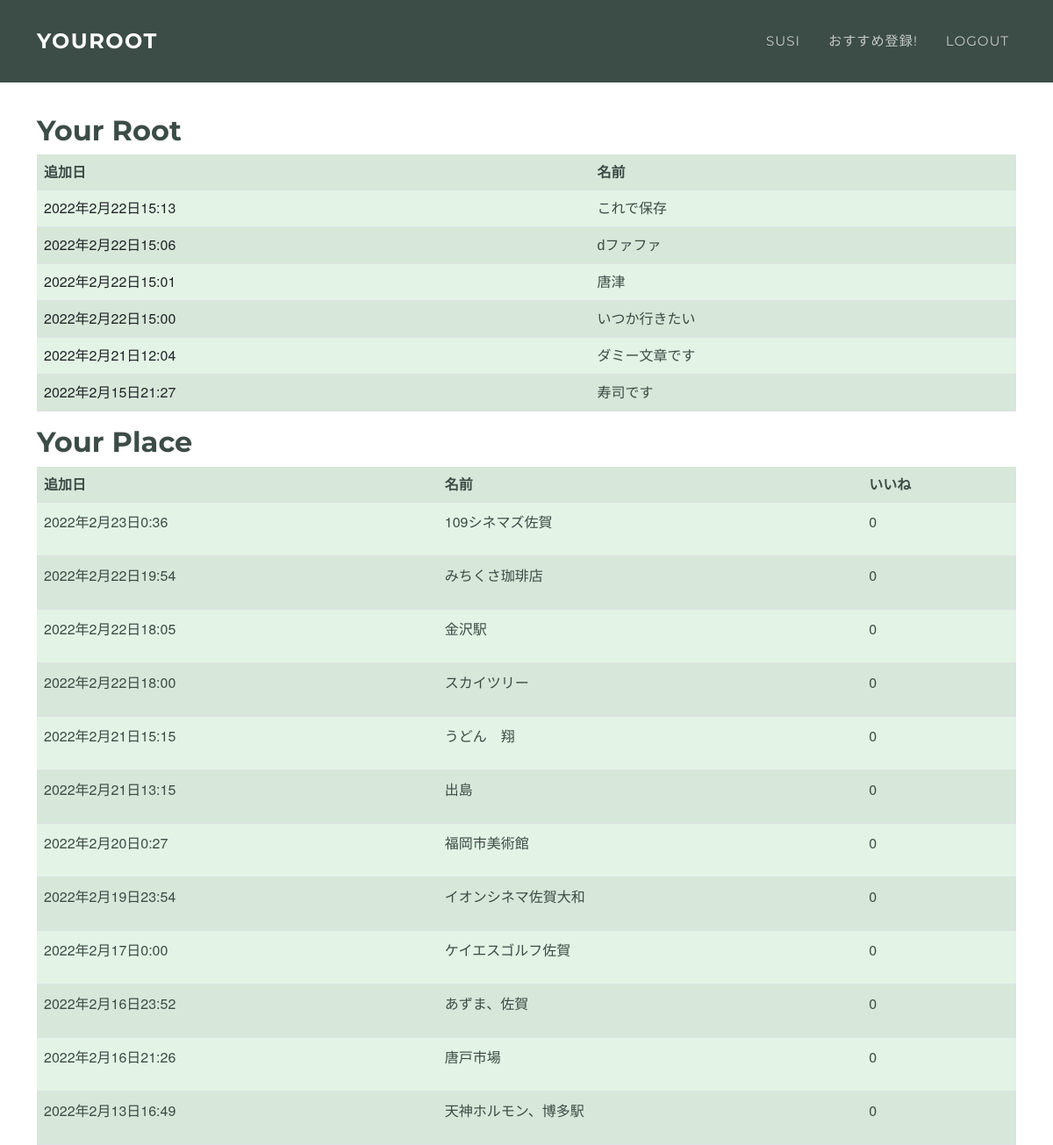
/user/1 (signed in), run on the app's committed database.
### testRoot/models.py (models this page shows, shortened)
class KeepRoot(models.Model):
    name = models.CharField(max_length=255)
    first = models.ForeignKey(TypeOfPlace, on_delete=models.CASCADE, null=True,related_name='first')
    second = models.ForeignKey(TypeOfPlace, on_delete=models.CASCADE, null=True,related_name='second')
    third = models.ForeignKey(TypeOfPlace, on_delete=models.CASCADE, null=True,related_name='third')
    author = models.ForeignKey(get_user_model(),on_delete=models.CASCADE, null=True)
    created_at = models.DateTimeField(auto_now_add=True, null=True)

class TypeOfPlace(models.Model):
    TYPE_CHOICE = (
        ('eat','ご飯'),
        ('play','遊び'),
    )
    type = models.CharField(max_length=255, choices=TYPE_CHOICE)
    name = models.CharField(max_length=255)
    atmosphere = models.ForeignKey(Atmosphere, on_delete=models.PROTECT, null=True)
    address = models.CharField(max_length=255)
    created_at = models.DateTimeField(auto_now_add=True)
    updated_at = models.DateTimeField(auto_now_add=True)
    pref = models.ForeignKey(PrefeCode, on_delete=models.PROTECT, null=True)
    city = models.CharField(max_length=255, null=True)
    ido = models.FloatField(null=True)
    keido = models.FloatField(null=True)
    image = models.ImageField(upload_to='images/', null=True)
    author = models.ForeignKey(get_user_model(),on_delete=models.CASCADE, null=True)
    good = models.IntegerField(null=True, default=0)
    comment = models.CharField(max_length=500, null=True)

### testRoot/views.py (the view)
# urls.py: path('user/<int:id>', user, name='user'),
def user(request, id):
    if request.method == 'POST':
        form = KeepRootForm(request.POST)
        if form.is_valid():
            post = form.save(commit=False)
            post.save()
            return redirect('index')
    else:
        lists = KeepRoot.objects.order_by('-created_at').filter(author=request.user)
        lists_place = TypeOfPlace.objects.order_by('-created_at').filter(author=request.user)
        content = {
            'lists': lists,
            'lists_place': lists_place
        }
        return render(request, 'testRoot/user.html', content)

### testRoot/templates/testRoot/user.html
{% extends 'layout.html' %}
{% block content %}
<div class="container" style="margin-top: 130px;">
    <h2 style="color: #3c4c46;">Your Root</h2>
    <table class="table table-striped table-hover" style="background-color: #e3f3e5;">
        <tr>
            <th style="color: #3c4c46;">追加日</th><th style="color: #3c4c46;">名前</th>
        </tr>
        {% for list in lists %}
            <tr>
                <td>{{list.created_at}}</td>
                <td><div class="wrapper"><a href="{% url 'detail' list.pk%}" class="effect-box">{{list.name}}</a></div></td>
            </tr>
        {% endfor %}
    </table>
    <h2 style="color: #3c4c46;">Your Place</h2>
    <table class="table table-striped table-hover" style="color: #3c4c46; background-color: #e3f3e5;">
        <tr>
            <th style="color: #3c4c46;">追加日</th><th style="color: #3c4c46;">名前</th><th style="color: #3c4c46;">いいね</th>
        </tr>
        {% for list in lists_place %}
            <tr>
                <td style="color: #3c4c46;"><p>{{list.created_at}}</p></td>
                <td style="color: #3c4c46;"><p>{{list.name}}</p></td>
                <td style="color: #3c4c46;"><p>{{list.good}}</p></td>
            </tr>
        {% endfor %}
    </table>
</div>
{% endblock %}

### templates/layout.html (shortened to what this page needs)
<!DOCTYPE html>
<html lang="ja">
{% load static %}
<head>
    <link href="https://cdn.jsdelivr.net/npm/bootstrap@5.0.2/dist/css/bootstrap.min.css" rel="stylesheet"
>
    <link rel="stylesheet" href="https://maxst.icons8.com/vue-static/landings/line-awesome/line-awesome/1.3.0/css/line-awesome.min.css" />
    <link rel="stylesheet" href="https://cdn.jsdelivr.net/npm/bootstrap-icons@1.4.0/font/bootstrap-icons.css">
    <link rel="stylesheet" href="{% static 'css/style.css' %}">
    <link rel="stylesheet" href="{% static 'css/index.css' %}">
    <link rel="stylesheet" href="{% static 'css/topPage.css' %}">
    <link rel="stylesheet" href="{% static 'css/topPage1.css' %}">
    <link rel="stylesheet" href="{% static 'css/card.css' %}">
    <link rel="stylesheet" href="{% static 'css/user.css' %}">
    <link rel="stylesheet" href="{% static 'css/logged_out.css' %}">
    <link rel="stylesheet" href="{% static 'css/login.css' %}">
    <link rel="stylesheet" href="{% static 'css/test1.css' %}">
    <link rel="stylesheet" href="{% static 'css/test2.css' %}">
</head>
<body>
    <nav class="navbar navbar-expand-lg navbar-dark fixed-top" id="mainNav" style="background-color: #3c4c46;">
        <div class="container">
            {% if user.is_authenticated %}
            <div class="wrapper"><a class="navbar-brand effect-box" href="{% url 'index' %}">YOUROOT</a></div>
            {% else %}
            <div class="wrapper"><a class="navbar-brand effect-box" href="{% url 'topPage1' %}">YOUROOT</a></div>
            {% endif %}
            <div class="collapse navbar-collapse" id="navbarResponsive">
                <ul class="navbar-nav text-uppercase ms-auto py-4 py-lg-0">
                    {% if user.is_authenticated %}
                    <li class="nav-item">
                        <div class="wrapper"><a href="{% url 'user' user.id%}" class="nav-link effect-box">{{user}}</a></div>
                    </li>
                    <li class="nav-item">
                        <div class="wrapper"><a href="{% url 'test2' %}" class="nav-link effect-box">おすすめ登録!</a></div>
                    </li>
                    <li class="nav-item">
                        <div class="wrapper"><a href='{% url "logout" %}' class="logout nav-link effect-box">logout</a></div>
                    </li>
                    {% endif %}
                </ul>
            </div>
        </div>
    </nav>
    {% block content %}
    {% endblock %}
</body>
</html>

### static/css/style.css (style rules this page uses)
html, body { width: 100%; height: 100%; color: #3c4c46; }

### static/css/index.css (style rules this page uses)
* { margin: 0; padding: 0; box-sizing: border-box; }

### static/css/topPage1.css (style rules this page uses)
* { box-sizing: border-box; }
body { margin: 0; padding-top: 0px; font-family: "メイリオ","Hiragino Kaku Gothic Pro", "ヒラギノ角ゴ Pro W3", Meiryo, "ＭＳ Ｐゴシック", "Helvetica Neue", Helvetica, Arial, sans-serif; background-color: #fff; }

### static/css/user.css (style rules this page uses)
.effect-box:after, .effect-box:before { content: ''; position: absolute; left: 0; display: inline-block; height: 1.5em; width: 100%; opacity: 0; -webkit-transition: opacity 0.35s, -webkit-transform 0.35s; transition: opacity 0.35s, transform 0.35s; }
.effect-box:before { border-left: 1px solid; border-right: 1px solid; -webkit-transform: scale(1,0); transform: scale(1,0); }
.effect-box:after { border-bottom: 1px solid; border-top: 1px solid; -webkit-transform: scale(0,1); transform: scale(0,1); }
.effect-box { text-decoration: none; display: inline-block; position: relative; font-family: 'Dosis', sans-serif; color: #3c4c46; }
.wrapper { left:50%; }
a { color: #3c4c46; }
li { list-style: none; opacity: 0.7; }

### data on the page
KeepRoot: created_at "2022年2月22日15:13", name "これで保存"
KeepRoot: created_at "2022年2月22日15:06", name "dファファ"
KeepRoot: created_at "2022年2月22日15:01", name "唐津"
KeepRoot: created_at "2022年2月22日15:00", name "いつか行きたい"
KeepRoot: created_at "2022年2月21日12:04", name "ダミー文章です"
KeepRoot: created_at "2022年2月15日21:27", name "寿司です"
TypeOfPlace: created_at "2022年2月23日0:36", name "109シネマズ佐賀", good "0"
TypeOfPlace: created_at "2022年2月22日19:54", name "みちくさ珈琲店", good "0"
TypeOfPlace: created_at "2022年2月22日18:05", name "金沢駅", good "0"
TypeOfPlace: created_at "2022年2月22日18:00", name "スカイツリー", good "0"
TypeOfPlace: created_at "2022年2月21日15:15", name "うどん 翔", good "0"
TypeOfPlace: created_at "2022年2月21日13:15", name "出島", good "0"
TypeOfPlace: created_at "2022年2月20日0:27", name "福岡市美術館", good "0"
TypeOfPlace: created_at "2022年2月19日23:54", name "イオンシネマ佐賀大和", good "0"
TypeOfPlace: created_at "2022年2月17日0:00", name "ケイエスゴルフ佐賀", good "0"
TypeOfPlace: created_at "2022年2月16日23:52", name "あずま、佐賀", good "0"
TypeOfPlace: created_at "2022年2月16日21:26", name "唐戸市場", good "0"
TypeOfPlace: created_at "2022年2月13日16:49", name "天神ホルモン、博多駅", good "0"

### other printed values
{{ user }} "SUSI"
